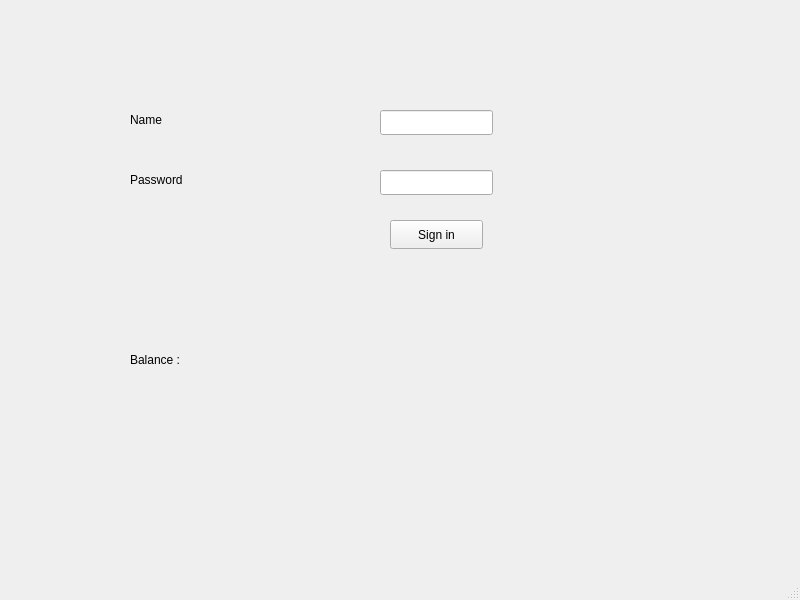
<?xml version="1.0" encoding="UTF-8"?>
<ui version="4.0">
 <class>MainWindow</class>
 <widget class="QMainWindow" name="MainWindow">
  <property name="geometry">
   <rect>
    <x>0</x>
    <y>0</y>
    <width>800</width>
    <height>600</height>
   </rect>
  </property>
  <property name="windowTitle">
   <string>MainWindow</string>
  </property>
  <widget class="QWidget" name="centralwidget">
   <widget class="QLineEdit" name="nameEnt">
    <property name="geometry">
     <rect>
      <x>380</x>
      <y>110</y>
      <width>113</width>
      <height>25</height>
     </rect>
    </property>
   </widget>
   <widget class="QLabel" name="nameLabel">
    <property name="geometry">
     <rect>
      <x>130</x>
      <y>110</y>
      <width>63</width>
      <height>20</height>
     </rect>
    </property>
    <property name="text">
     <string>Name</string>
    </property>
   </widget>
   <widget class="QLabel" name="passwordLabel">
    <property name="geometry">
     <rect>
      <x>130</x>
      <y>170</y>
      <width>63</width>
      <height>20</height>
     </rect>
    </property>
    <property name="text">
     <string>Password</string>
    </property>
   </widget>
   <widget class="QLineEdit" name="paswordEnt">
    <property name="geometry">
     <rect>
      <x>380</x>
      <y>170</y>
      <width>113</width>
      <height>25</height>
     </rect>
    </property>
   </widget>
   <widget class="QLabel" name="balanceLabel">
    <property name="geometry">
     <rect>
      <x>130</x>
      <y>350</y>
      <width>63</width>
      <height>20</height>
     </rect>
    </property>
    <property name="text">
     <string>Balance :</string>
    </property>
   </widget>
   <widget class="QPushButton" name="signButton">
    <property name="geometry">
     <rect>
      <x>390</x>
      <y>220</y>
      <width>93</width>
      <height>29</height>
     </rect>
    </property>
    <property name="text">
     <string>Sign in</string>
    </property>
   </widget>
   <widget class="QLabel" name="balanceDisplay">
    <property name="geometry">
     <rect>
      <x>210</x>
      <y>350</y>
      <width>181</width>
      <height>20</height>
     </rect>
    </property>
    <property name="text">
     <string/>
    </property>
   </widget>
   <widget class="QLabel" name="signStatus">
    <property name="geometry">
     <rect>
      <x>300</x>
      <y>280</y>
      <width>321</width>
      <height>41</height>
     </rect>
    </property>
    <property name="text">
     <string/>
    </property>
   </widget>
  </widget>
  <widget class="QMenuBar" name="menubar">
   <property name="geometry">
    <rect>
     <x>0</x>
     <y>0</y>
     <width>800</width>
     <height>26</height>
    </rect>
   </property>
  </widget>
  <widget class="QStatusBar" name="statusbar"/>
 </widget>
 <resources/>
 <connections/>
</ui>
